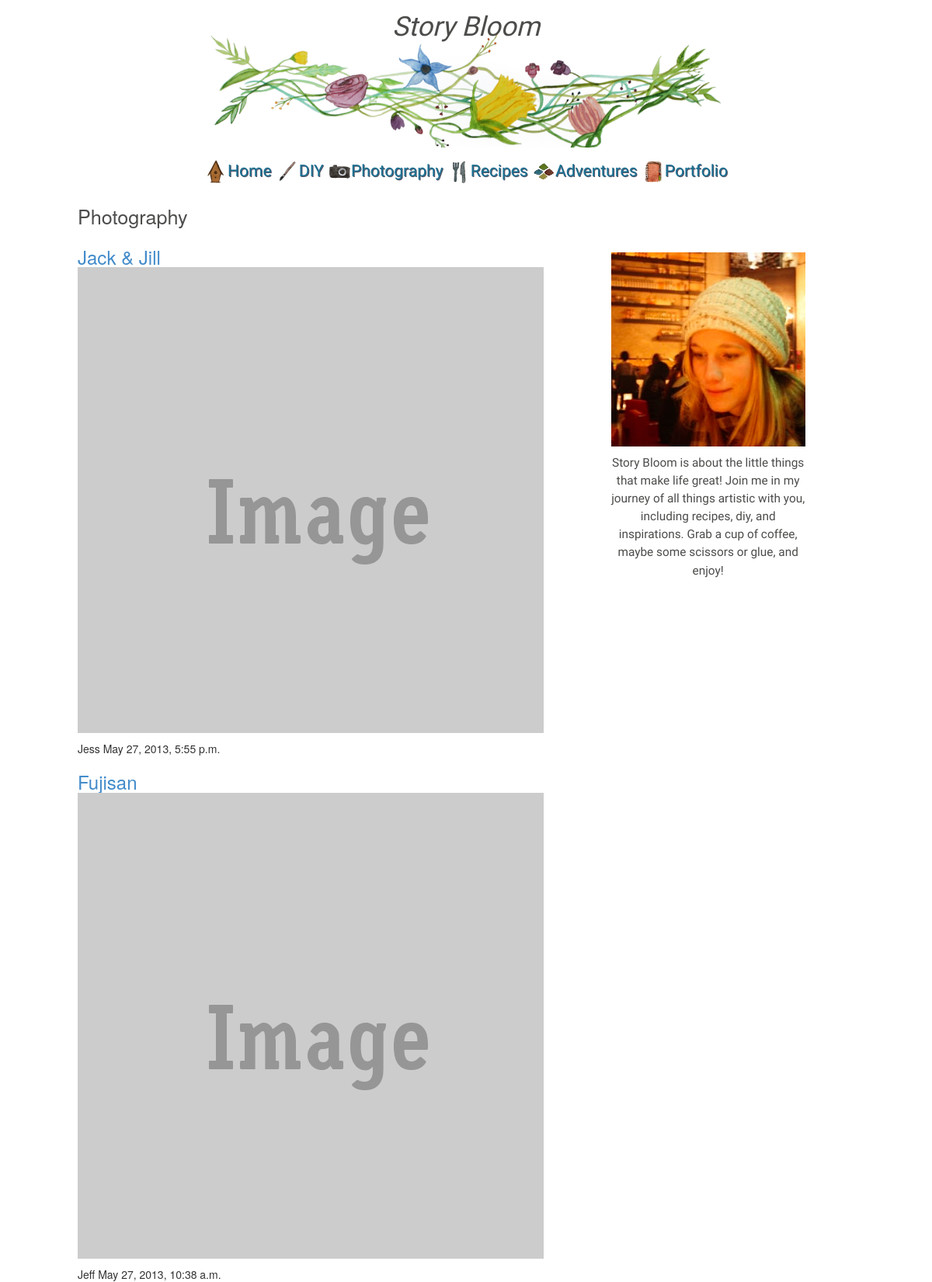
The page /b/5/ on the database as committed earlier.
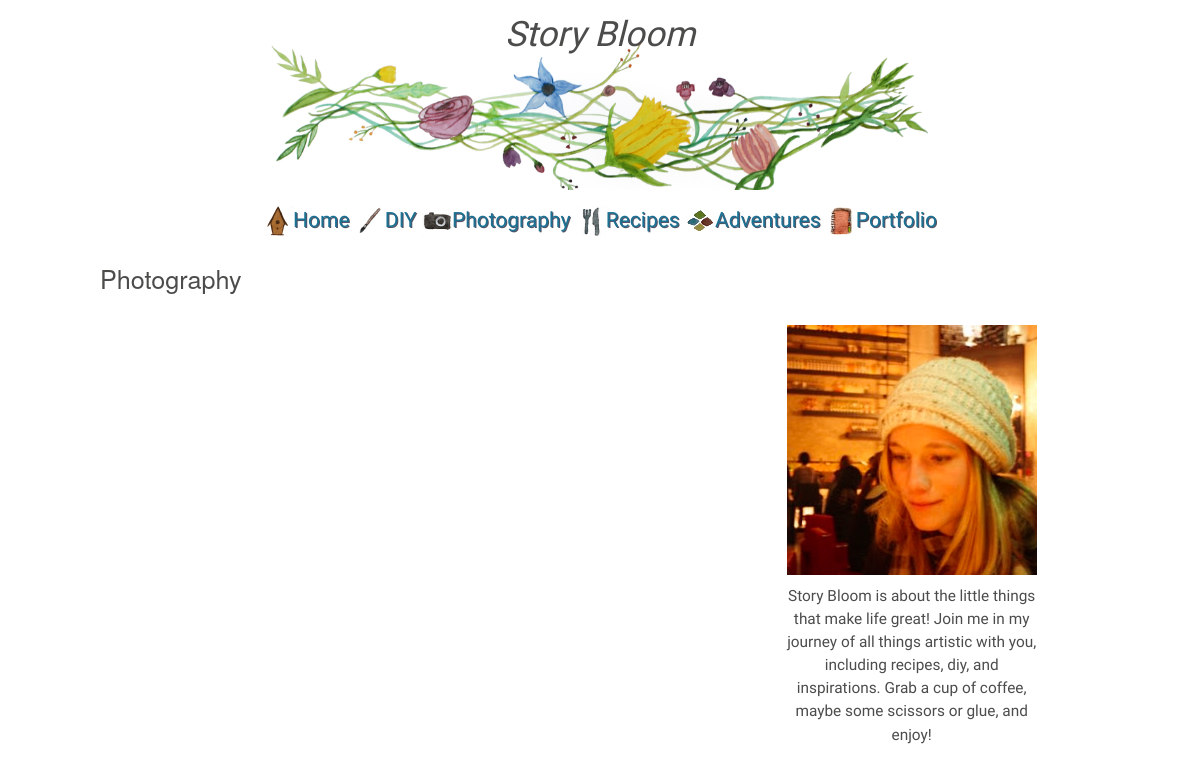
The same page on the database as committed later.
### blogs/models.py (models this page shows, shortened)
class Category(models.Model):
    name       = models.CharField('Name', max_length=50)
    short_desc = models.CharField('Short Description', max_length=100)
    long_desc  = models.CharField('Long Description', max_length=400)
    image_url  = models.CharField('Image URL', max_length=100)
    class Meta:
        verbose_name_plural="Categories"

class Post(models.Model):
    title         = models.CharField('Title', max_length=50)
    image_url     = models.CharField('Image URL', max_length=100)
    keywords      = models.CharField('Keywords', max_length=50)
    category      = models.ForeignKey(Category)
    short_desc    = models.CharField('Short Description', max_length=100)
    long_desc     = models.CharField('Long Description', max_length=400)
    author        = models.CharField('Author', max_length=50)
    pub_date      = models.DateTimeField('Date Published')
    post          = models.TextField('Post')
    class Meta:
        ordering = ['-pub_date']

### blogs/views.py (the view)
# urls.py: url(r'^(?P<category_id>\d)/$', views.get_category, name='post')
def get_category(request, category_id):
    context = {
        'categories': Category.objects.all(),
        'category': Category.objects.get(id=category_id),
        'posts': Post.objects.filter(category=category_id)
    }
    return render(request, 'blogs/category.html', context)

### storybloom/templates/blogs/category.html (shortened to what this page needs)
{% load staticfiles %}
<!DOCTYPE html>
<html>
	{% include "blogs/site-header.html" %}
	<body>
		{% include "blogs/nav-bar.html" %}
		<link type="text/css" rel="stylesheet" href="{% static 'css/blogs/category.css' %}">
		<main class="l-global-width">
			<div class="row">
				<div class="col-sm-8">
					<h1>
						{{category.name}}
					</h1>
					{% for post in posts %}
					<div class="post">
						<header class="post-header">
							<h3>
								<a href="/b/{{post.category.id}}/{{post.id}}">{{post.title}}<img class="img-responsive" src="{% static post.image_url %}" /></a>
							</h3>
						</header>
						<footer class="post-footer">
							<span class="post-author">
								{{post.author}}
							</span>
							<span class="post-date">
								{{post.pub_date}}
						</footer>
					</div>
					{% endfor %}
				</div>
				<div class="col-sm-4">
					<div class="profile">
						<img class="profile-photo" src="/static/images/profile.jpg">
						<div class="profile-blurb">
							Story Bloom is about the little things that make life great! Join me in my journey
							of all things artistic with you, including recipes, diy, and inspirations. Grab a
							cup of coffee, maybe some scissors or glue, and enjoy!
						</div>
					</div>
				</div>
			</div>
		</main>
	</body>
</html>

### storybloom/templates/blogs/site-header.html (shortened to what this page needs)
{% load staticfiles %}
<head>
	<link type="text/css" rel="stylesheet" href="{% static 'css/blogs/common.css' %}">
</head>

### storybloom/templates/blogs/nav-bar.html (shortened to what this page needs)
{% load staticfiles %}
<header class="siteheader l-global-width">
    <div class="siteheader-image"><div class="siteheader-content"></div>
    <div class="siteheader-content">
      <div class="siteheader-content-inner">
          <p>Story Bloom</p>
        </div>
    </div>
</header>
<span class="full-nav">
<nav class="clearfix">
  <ul class="clearfix">
    <li>
      <a href="/"><img src="{% static 'images/home.jpg' %}">Home</a>
    </li>
    {% for category in categories %}
      <li>
        <a  href="/b/{{category.id}}" title="{{category.name}}"><img src="../../../static/images/{{category.image_url}}"><span>{{category.name}}</span></a>
      </li>
    {% endfor %}
    <li>
      <a href="#"><img src="{% static 'images/portfolio.jpg' %}">Portfolio</a>
    </li>
  </ul>
</nav>
</span>

### storybloom/templates/blogs/site-footer.html (shortened to what this page needs)
{% load staticfiles %}

### storybloom/static/css/blogs/category.css (style rules this page uses)
.profile { padding-top: 85px; max-width: 250px; }
.profile-blurb { font-size: 1.1em; line-height: 1.5em; font-family: 'Indie Flower'; text-align: center; padding: 10px 0px 0px 0px; color: #4C4C4A; }
.row h1 { font-size: 1.8em; line-height: 1.5em; color: #4C4C4A; }

### storybloom/static/css/blogs/base.css (style rules this page uses)
body, main { padding: 0; margin: 0; }

### storybloom/static/css/blogs/layout.css (style rules this page uses)
.l-global-width { width: 95%; max-width: 1000px; margin-right: auto; margin-left: auto; }

### storybloom/static/css/blogs/siteheader.css (style rules this page uses)
.siteheader { height: 200px; padding: 10px; }
.siteheader-image { width: 100%; height: 100%; background-image: url('../../images/banner4.jpg'); background-position-x: 50%; background-position-y: 50%; background-size: 68%; background-repeat: no-repeat; }
.siteheader-content { color: white; text-align: center; }
.siteheader-content-inner { font-family: 'Indie Flower', cursive; color: black; text-align: center; font-size: 2.5em; font-style: italic; color: #4C4C4A; }

### storybloom/static/css/blogs/navbar.css (style rules this page uses)
nav { height: 40px; width: 100%; background: #ffffff; font-size: 1.5em; font-family: 'Indie Flower'; position: relative; }
nav ul { padding: 0; margin: 0 auto; height: 40px; text-align: center; }
nav li { display: inline; }
.clearfix:before, .clearfix:after { content: " "; display: table; }
.clearfix:after { clear: both; }
.clearfix { *zoom: 1; }
nav li { width: auto; }
nav a { color: #1B7294; display: inline-block; text-align: center; text-decoration: none; line-height: 40px; text-shadow: 1px 1px 0px #545366; }

Rows that differ between the two databases and show on the page:
removed Post: title "Jack & Jill", image_url (picture), author "Jess", pub_date "May 27, 2013, 5:55 p.m."
removed Post: title "Fujisan", image_url (picture), author "Jeff", pub_date "May 27, 2013, 10:38 a.m."
